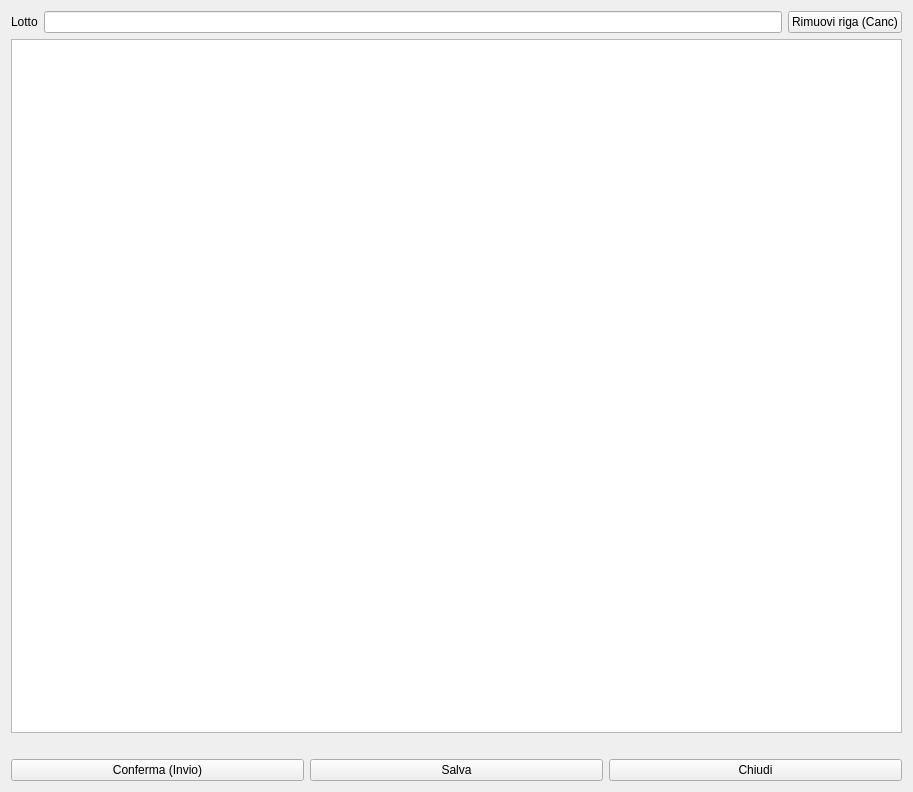
<?xml version="1.0" encoding="UTF-8"?>
<ui version="4.0">
 <class>HBlendDetail</class>
 <widget class="QWidget" name="HBlendDetail">
  <property name="windowModality">
   <enum>Qt::WindowModal</enum>
  </property>
  <property name="geometry">
   <rect>
    <x>0</x>
    <y>0</y>
    <width>913</width>
    <height>792</height>
   </rect>
  </property>
  <property name="windowTitle">
   <string>Dettaglio frullata</string>
  </property>
  <layout class="QVBoxLayout" name="verticalLayout">
   <item>
    <layout class="QHBoxLayout" name="horizontalLayout">
     <item>
      <layout class="QFormLayout" name="formLayout">
       <item row="0" column="0">
        <widget class="QLabel" name="label">
         <property name="text">
          <string>Lotto</string>
         </property>
        </widget>
       </item>
       <item row="0" column="1">
        <widget class="QLineEdit" name="leLot"/>
       </item>
      </layout>
     </item>
     <item>
      <widget class="QPushButton" name="pbRemove">
       <property name="text">
        <string>Rimuovi riga (Canc)</string>
       </property>
       <property name="icon">
        <iconset resource="icons.qrc">
         <normaloff>:/Resources/Minus.PNG</normaloff>:/Resources/Minus.PNG</iconset>
       </property>
       <property name="shortcut">
        <string>Del</string>
       </property>
      </widget>
     </item>
    </layout>
   </item>
   <item>
    <widget class="QTableView" name="tvData">
     <property name="editTriggers">
      <set>QAbstractItemView::NoEditTriggers</set>
     </property>
     <property name="selectionMode">
      <enum>QAbstractItemView::SingleSelection</enum>
     </property>
     <property name="selectionBehavior">
      <enum>QAbstractItemView::SelectRows</enum>
     </property>
     <attribute name="horizontalHeaderStretchLastSection">
      <bool>true</bool>
     </attribute>
    </widget>
   </item>
   <item>
    <layout class="QHBoxLayout" name="horizontalLayout_2">
     <item>
      <spacer name="horizontalSpacer">
       <property name="orientation">
        <enum>Qt::Horizontal</enum>
       </property>
       <property name="sizeHint" stdset="0">
        <size>
         <width>40</width>
         <height>20</height>
        </size>
       </property>
      </spacer>
     </item>
    </layout>
   </item>
   <item>
    <layout class="QHBoxLayout" name="horizontalLayout_3">
     <item>
      <widget class="QPushButton" name="pbConfirm">
       <property name="text">
        <string>Conferma (Invio)</string>
       </property>
       <property name="icon">
        <iconset resource="icons.qrc">
         <normaloff>:/Resources/Accept64.png</normaloff>:/Resources/Accept64.png</iconset>
       </property>
       <property name="shortcut">
        <string>Return</string>
       </property>
      </widget>
     </item>
     <item>
      <widget class="QPushButton" name="pbSave">
       <property name="text">
        <string>Salva</string>
       </property>
       <property name="icon">
        <iconset resource="icons.qrc">
         <normaloff>:/Resources/save-icon.png</normaloff>:/Resources/save-icon.png</iconset>
       </property>
      </widget>
     </item>
     <item>
      <widget class="QPushButton" name="pbClose">
       <property name="text">
        <string>Chiudi</string>
       </property>
       <property name="icon">
        <iconset resource="icons.qrc">
         <normaloff>:/Resources/Actions-window-close-icon.png</normaloff>:/Resources/Actions-window-close-icon.png</iconset>
       </property>
      </widget>
     </item>
    </layout>
   </item>
  </layout>
 </widget>
 <resources>
  <include location="icons.qrc"/>
 </resources>
 <connections/>
</ui>
